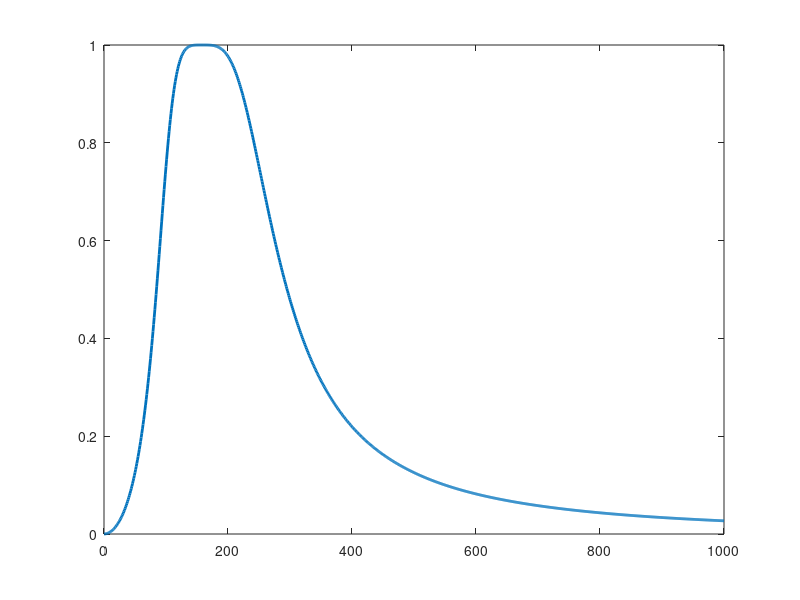

Reproduce this figure in MATLAB. (Note: this script raises an error after producing the figure.)
%% BP Design
% BP characteristics in terms of LP
wp=1; wp1=100; wp2=250; ws1=40; ws2=500;
ws = abs([ wp*(ws1^2 - wp1*wp2)/(ws1*(wp2-wp1)),...
    wp*(ws2^2 - wp1*wp2)/(ws2*(wp2-wp1)) ]);
ws = min(ws); ap=3; as=17;

% Design LP prototype
p = @(k,K,wc) 1j*wc*exp((1j*pi/(2*K))*((2*k-1)));
K = @(wp, ap, ws, as) ceil( log( (10^(as/10)- 1) / (10^(ap/10)-1) ) / (2*log(ws/wp)) );
wc_range = @(wp,ap,ws,as, K) [ (wp/(10^(ap/10)-1)^(1/(2*K))) (ws/(10^(as/10)-1)^(1/(2*K))) ];
order = K(wp,ap,ws,as)
omegac_range = wc_range(wp,ap,ws,as,order)
wc = (omegac_range(1) + omegac_range(2)) / 2;
k = 1:order;
poles_p = p(k,order,wc)
A = poly(poles_p)

% Now transform
a = 1; b = -poles_p*(wp2-wp1); c = wp1*wp2;
poles = [ (-b + sqrt(b.^2 - 4*a*c))/(2*a),  (-b - sqrt(b.^2 - 4*a*c))/(2*a) ]
B = (wc^order)*((wp2-wp1)^order)*poly(zeros(order,1)), A = poly(poles)

delta_p = 10^(-ap/20); delta_s = 10^(-as/20);
w = 0:2*ws2; H = polyval(B, 1j*w) ./ polyval(A,1j*w);
plot(w, abs(H), 'LineWidth', 2);
pgon1 = polyshape([0 ws1 ws1 0], [delta_s delta_s 2 2]);
pgon2 = polyshape([wp1 wp1 wp2 wp2], [1-delta_p 0 0 1-delta_p]);
pgon3 = polyshape([wp1 wp1 wp2 wp2], [1 2 2 1]);
pgon4 = polyshape([ws2 ws2 3*ws2 3*ws2], [delta_s 2 2 delta_s]);
hold on;
plot(pgon1);
plot(pgon2);
plot(pgon3);
plot(pgon4);
hold off;
grid on;
xlabel('\omega (rad/s)'), ylabel('|H(j\omega)|'), title('Magnitude Response of BW Filter');
ylim([0 1.2]);


%% LP Design
% p = @(k,K,wc) 1j*wc*exp((1j*pi/(2*K))*((2*k-1)));
% 
% wp=10; ap=2; ws=30; as=20;
% K = @(wp, ap, ws, as) ceil( log( (10^(as/10)- 1) / (10^(ap/10)-1) ) / (2*log(ws/wp)) );
% wc_range = @(wp,ap,ws,as, K) [ (wp/(10^(ap/10)-1)^(1/(2*K))) (ws/(10^(as/10)-1)^(1/(2*K))) ];
% order = K(wp,ap,ws,as)
% wc_range(wp,ap,ws,as,order)
% 
% wc = 12.5;
% k = 1:order;
% poles = p(k,order,wc)
% A = poly(poles)
% 
% delta_p = 10^(-ap/20); delta_s = 10^(-as/20);
% w = 0:100;
% H = wc^order ./ (polyval(A, 1j*w));
% plot(w, abs(H), 'LineWidth', 2);
% pgon1 = polyshape([0 wp wp 0], [0 0 delta_p delta_p]);
% pgon2 = polyshape([0 wp wp 0], [1 1 2 2]);
% pgon3 = polyshape([ws ws 3*ws 3*ws], [delta_s 2 2 delta_s]);
% hold on;
% plot(pgon1);
% plot(pgon2);
% plot(pgon3);
% hold off;
% grid on;
% xlabel('\omega (rad/s)'), ylabel('|H(j\omega)|'), title('Magnitude Response of BW Filter');
% ylim([0 1.2]);
